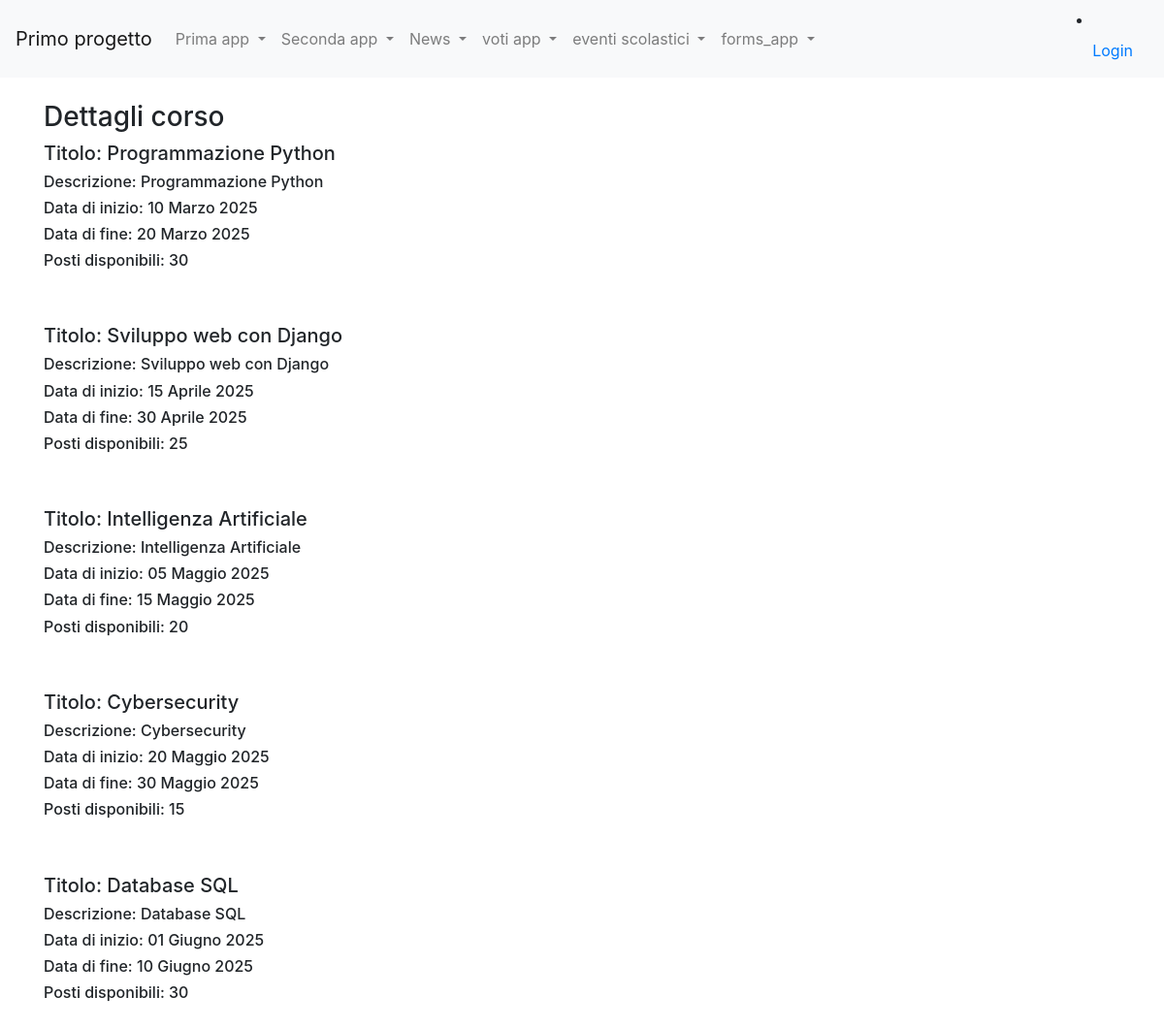
Page /corsi_formazione/view_b_corsi on the committed database.
### corsi_formazione/models.py (models this page shows, shortened)
class Corso(models.Model):
    titolo=models.CharField(max_length=30)
    descrizione=models.TextField()
    data_inizio=models.DateField(blank=True)
    data_fine=models.DateField(blank=True)
    posti_disponibili=models.IntegerField(default=0)
    class Meta:
        verbose_name="Corso"
        verbose_name_plural="Corsi"

### corsi_formazione/views.py (the view)
# urls.py: path("view_b_corsi", view_b_corsi, name="view_b_corsi"),
def view_b_corsi(request):
    corsi=Corso.objects.all()
    corsi=corsi.order_by('data_inizio')
    return render(request, "view_b_corsi.html", context={
        'corsi':corsi
    })

### corsi_formazione/templates/view_b_corsi.html (shortened to what this page needs)
{% extends "base.html"%}
{%block content%}
    <h3>Dettagli corso</h1>
        {% for corso in corsi %}
            <h5>Titolo: {{ corso.titolo }}</h6>
            <h6>Descrizione: {{ corso.descrizione }}</h6>
            <h6>Data di inizio: {{ corso.data_inizio }}</h6>
            <h6>Data di fine: {{ corso.data_fine }}</h6>
            <h6>Posti disponibili: {{ corso.posti_disponibili }}</h6><br><br>
        {% endfor %}
{%endblock content%}

### rows in the picture
Corso: titolo "Programmazione Python", descrizione "Programmazione Python", data_inizio "10 Marzo 2025", data_fine "20 Marzo 2025", posti_disponibili "30"
Corso: titolo "Sviluppo web con Django", descrizione "Sviluppo web con Django", data_inizio "15 Aprile 2025", data_fine "30 Aprile 2025", posti_disponibili "25"
Corso: titolo "Intelligenza Artificiale", descrizione "Intelligenza Artificiale", data_inizio "05 Maggio 2025", data_fine "15 Maggio 2025", posti_disponibili "20"
Corso: titolo "Cybersecurity", descrizione "Cybersecurity", data_inizio "20 Maggio 2025", data_fine "30 Maggio 2025", posti_disponibili "15"
Corso: titolo "Database SQL", descrizione "Database SQL", data_inizio "01 Giugno 2025", data_fine "10 Giugno 2025", posti_disponibili "30"
